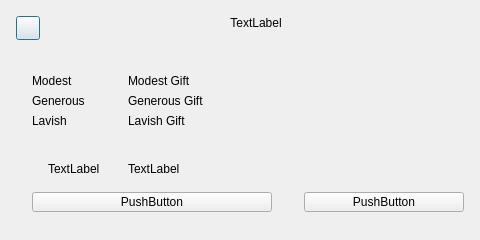
<?xml version="1.0" encoding="UTF-8"?>
<ui version="4.0">
 <class>GiftDialog</class>
 <widget class="QDialog" name="GiftDialog">
  <property name="geometry">
   <rect>
    <x>0</x>
    <y>0</y>
    <width>480</width>
    <height>240</height>
   </rect>
  </property>
  <property name="windowTitle">
   <string>Dialog</string>
  </property>
  <widget class="Button" name="cIcon">
   <property name="geometry">
    <rect>
     <x>16</x>
     <y>16</y>
     <width>24</width>
     <height>24</height>
    </rect>
   </property>
   <property name="text">
    <string/>
   </property>
  </widget>
  <widget class="MessageWidget" name="cGiftArea" native="true">
   <property name="geometry">
    <rect>
     <x>16</x>
     <y>64</y>
     <width>448</width>
     <height>80</height>
    </rect>
   </property>
  </widget>
  <widget class="Label" name="cTitle">
   <property name="geometry">
    <rect>
     <x>48</x>
     <y>16</y>
     <width>416</width>
     <height>32</height>
    </rect>
   </property>
   <property name="text">
    <string>TextLabel</string>
   </property>
   <property name="alignment">
    <set>Qt::AlignHCenter|Qt::AlignTop</set>
   </property>
  </widget>
  <widget class="Label" name="cTimeSinceLabel">
   <property name="geometry">
    <rect>
     <x>48</x>
     <y>162</y>
     <width>63</width>
     <height>20</height>
    </rect>
   </property>
   <property name="text">
    <string>TextLabel</string>
   </property>
   <property name="alignment">
    <set>Qt::AlignLeading|Qt::AlignLeft|Qt::AlignTop</set>
   </property>
  </widget>
  <widget class="BorderedButton" name="cDispatch">
   <property name="geometry">
    <rect>
     <x>32</x>
     <y>192</y>
     <width>240</width>
     <height>20</height>
    </rect>
   </property>
   <property name="text">
    <string>PushButton</string>
   </property>
  </widget>
  <widget class="BorderedButton" name="cCancel">
   <property name="geometry">
    <rect>
     <x>304</x>
     <y>192</y>
     <width>160</width>
     <height>20</height>
    </rect>
   </property>
   <property name="text">
    <string>PushButton</string>
   </property>
  </widget>
  <widget class="Label" name="cTimeSinceAmount">
   <property name="geometry">
    <rect>
     <x>128</x>
     <y>162</y>
     <width>63</width>
     <height>20</height>
    </rect>
   </property>
   <property name="text">
    <string>TextLabel</string>
   </property>
   <property name="alignment">
    <set>Qt::AlignLeading|Qt::AlignLeft|Qt::AlignTop</set>
   </property>
  </widget>
  <widget class="Label" name="cModestLabel">
   <property name="geometry">
    <rect>
     <x>32</x>
     <y>74</y>
     <width>63</width>
     <height>20</height>
    </rect>
   </property>
   <property name="text">
    <string>Modest</string>
   </property>
   <property name="alignment">
    <set>Qt::AlignLeading|Qt::AlignLeft|Qt::AlignTop</set>
   </property>
  </widget>
  <widget class="Label" name="cGenerousLabel">
   <property name="geometry">
    <rect>
     <x>32</x>
     <y>94</y>
     <width>63</width>
     <height>20</height>
    </rect>
   </property>
   <property name="text">
    <string>Generous</string>
   </property>
   <property name="alignment">
    <set>Qt::AlignLeading|Qt::AlignLeft|Qt::AlignTop</set>
   </property>
  </widget>
  <widget class="Label" name="cLavishLabel">
   <property name="geometry">
    <rect>
     <x>32</x>
     <y>114</y>
     <width>63</width>
     <height>20</height>
    </rect>
   </property>
   <property name="text">
    <string>Lavish</string>
   </property>
   <property name="alignment">
    <set>Qt::AlignLeading|Qt::AlignLeft|Qt::AlignTop</set>
   </property>
  </widget>
  <widget class="Label" name="cModestGift">
   <property name="geometry">
    <rect>
     <x>128</x>
     <y>74</y>
     <width>107</width>
     <height>20</height>
    </rect>
   </property>
   <property name="text">
    <string>Modest Gift</string>
   </property>
   <property name="alignment">
    <set>Qt::AlignLeading|Qt::AlignLeft|Qt::AlignTop</set>
   </property>
  </widget>
  <widget class="Label" name="cGenerousGift">
   <property name="geometry">
    <rect>
     <x>128</x>
     <y>94</y>
     <width>113</width>
     <height>20</height>
    </rect>
   </property>
   <property name="text">
    <string>Generous Gift</string>
   </property>
   <property name="alignment">
    <set>Qt::AlignLeading|Qt::AlignLeft|Qt::AlignTop</set>
   </property>
  </widget>
  <widget class="Label" name="cLavishGift">
   <property name="geometry">
    <rect>
     <x>128</x>
     <y>114</y>
     <width>85</width>
     <height>20</height>
    </rect>
   </property>
   <property name="text">
    <string>Lavish Gift</string>
   </property>
   <property name="alignment">
    <set>Qt::AlignLeading|Qt::AlignLeft|Qt::AlignTop</set>
   </property>
  </widget>
 </widget>
 <customwidgets>
  <customwidget>
   <class>Button</class>
   <extends>QPushButton</extends>
   <header>widget/button.h</header>
  </customwidget>
  <customwidget>
   <class>Label</class>
   <extends>QLabel</extends>
   <header>widget/label.h</header>
  </customwidget>
  <customwidget>
   <class>MessageWidget</class>
   <extends>QWidget</extends>
   <header>widget/messagewidget.h</header>
   <container>1</container>
  </customwidget>
  <customwidget>
   <class>BorderedButton</class>
   <extends>QPushButton</extends>
   <header>widget/borderedbutton.h</header>
  </customwidget>
 </customwidgets>
 <resources/>
 <connections/>
</ui>
